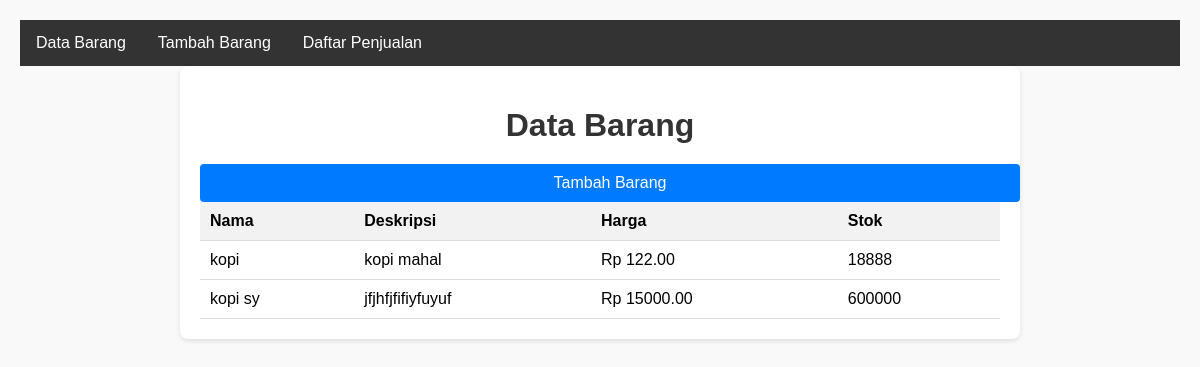
/databarang/, run on an earlier commit of the app's database.
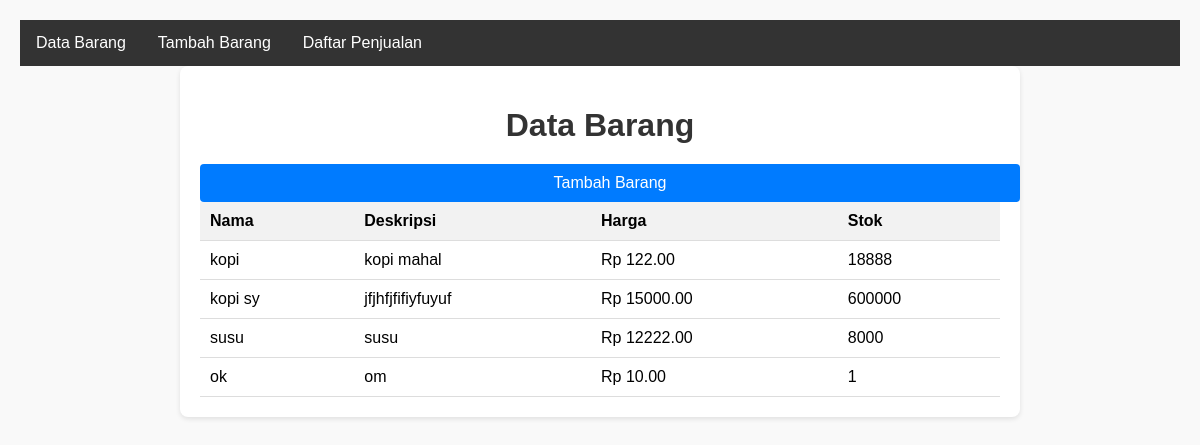
And on a later commit of the database.
### databarang/models.py (models this page shows, shortened)
class Barang(models.Model):
    nama = models.CharField(max_length=100)
    deskripsi = models.TextField()
    harga = models.DecimalField(max_digits=10, decimal_places=2)
    stok = models.PositiveIntegerField(default=0)

### databarang/views.py (the view)
# urls.py: path('', views.tampilkan_data_barang, name='tampilkan_data_barang'),
def tampilkan_data_barang(request):
    daftar_barang = Barang.objects.all()
    return render(request, 'databarang/tampilan_barang.html', {'daftar_barang': daftar_barang})

### databarang/templates/databarang/tampilan_barang.html (shortened to what this page needs)
<!DOCTYPE html>
<html lang="en">
<head>
</head>
<body>
    <nav>
        <ul>
            <li><a href="{% url 'tampilkan_data_barang' %}">Data Barang</a></li>
            <li><a href="{% url 'tambah_barang' %}">Tambah Barang</a></li>
            <li><a href="{% url 'daftar_penjualan' %}">Daftar Penjualan</a></li>
        </ul>
    </nav>
    <div class="container">
        <h1>Data Barang</h1>
        <a href="{% url 'tambah_barang' %}" class="add-button">Tambah Barang</a>
        <table>
            <thead>
                <tr>
                    <th>Nama</th>
                    <th>Deskripsi</th>
                    <th>Harga</th>
                    <th>Stok</th>
                </tr>
            </thead>
            <tbody>
                {% for barang in daftar_barang %}
                <tr>
                    <td>{{ barang.nama }}</td>
                    <td>{{ barang.deskripsi }}</td>
                    <td>Rp {{ barang.harga }}</td>
                    <td>{{ barang.stok }}</td>
                </tr>
                {% endfor %}
            </tbody>
        </table>
    </div>
</body>
</html>

### databarang/templates/databarang/tampilan_barang.html (style rules this page uses)
body { font-family: Arial, sans-serif; background-color: #f9f9f9; margin: 0; padding: 20px; }
.container { max-width: 800px; margin: 0 auto; background-color: #fff; padding: 20px; border-radius: 8px; box-shadow: 0 2px 5px rgba(0, 0, 0, 0.1); }
h1 { color: #333; text-align: center; margin-bottom: 20px; }
table { width: 100%; border-collapse: collapse; }
th, td { padding: 10px; border-bottom: 1px solid #ddd; }
th { background-color: #f2f2f2; font-weight: bold; text-align: left; }
.add-button { display: block; width: 100%; padding: 10px; background-color: #007bff; color: #fff; text-align: center; text-decoration: none; border-radius: 4px; }
nav ul { list-style-type: none; margin: 0; padding: 0; background-color: #333; overflow: hidden; }
nav ul li { float: left; }
nav ul li a { display: block; color: white; text-align: center; padding: 14px 16px; text-decoration: none; }

What changed in the data, as far as the page shows it:
added Barang: nama "susu", deskripsi "susu", harga "12222.00", stok "8000"
added Barang: nama "ok", deskripsi "om", harga "10.00", stok "1"
